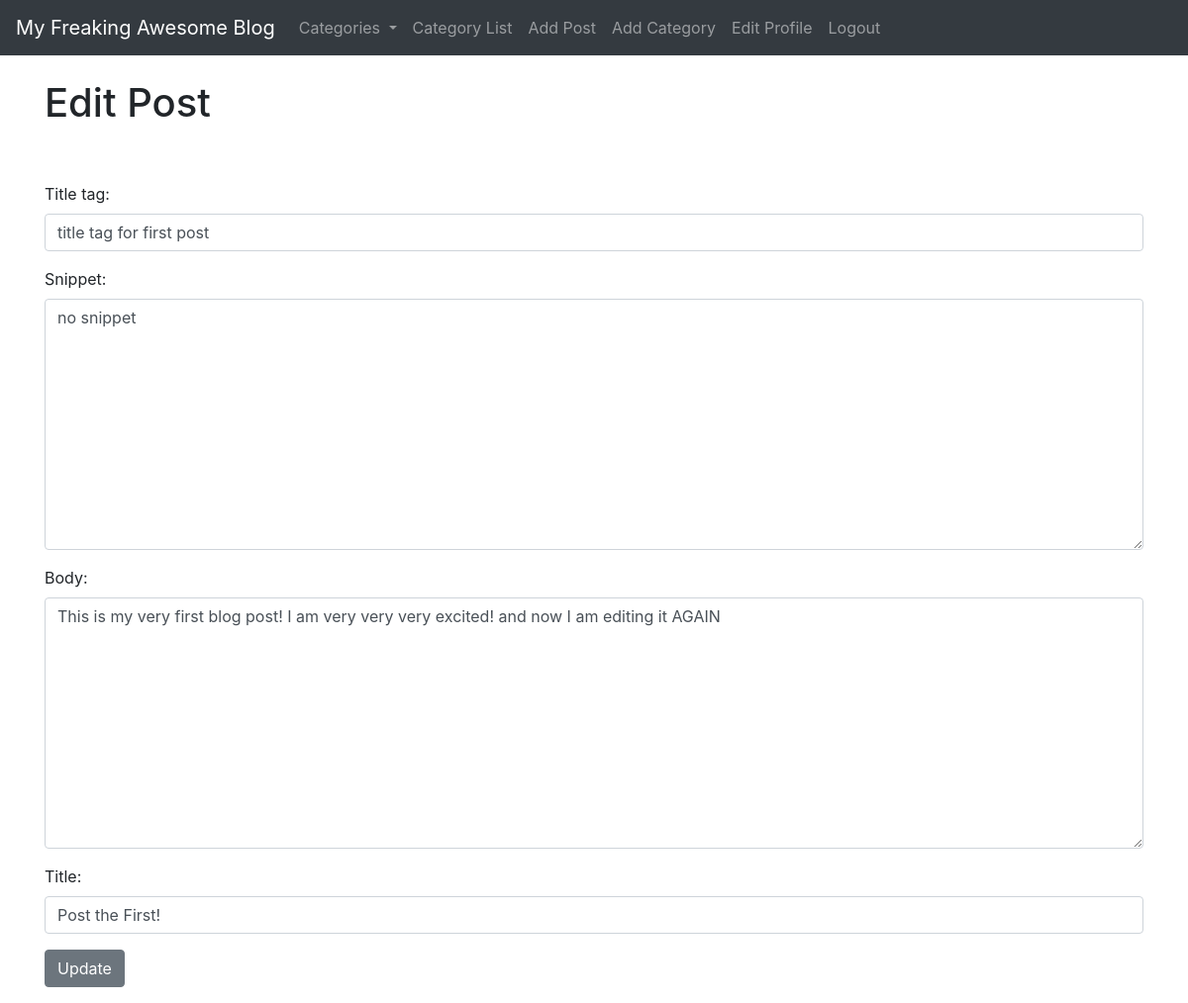
Screenshot of /article/edit/1 (signed in) with the database file from the repository.
### tutorialblog/models.py (models this page shows, shortened)
class Post(models.Model):
    title = models.CharField(max_length = 255)
    header_image = models.ImageField(null = True, blank = True, upload_to = "images/")
    title_tag = models.CharField(max_length = 255)#, default = "My Freaking Awesome Blog")
    author = models.ForeignKey(User, on_delete = models.CASCADE) # deletes blog post from a user that has been deleted
    category = models.CharField(max_length = 255, default = 'uncategorized')
    body = RichTextField(blank = True, null = True) # always migrate when you change models
    post_date = models.DateField(auto_now_add=True) # will happen automatically when new blog posts are created
    snippet = models.CharField(max_length = 255)
    likes = models.ManyToManyField(User, related_name = 'blog_post')

### tutorialblog/views.py (the view)
# urls.py: path('article/edit/<int:pk>', UpdatePostView.as_view(), name = "update-post"),
class UpdatePostView(UpdateView): # by passing in UpdatView we dont need to do the form_class thing that will happen automatically
    model = Post
    form_class = EditForm # note you cant have both a form class and a fields
    template_name = 'update_post.html'

### tutorialblog/forms.py
class EditForm(forms.ModelForm):
    class Meta:
        model = Post
        fields = { # not editing the author
            'title',
            'title_tag',
            'body',
            'snippet'
        }
        widgets = {
            'title': forms.TextInput(attrs={'class':'form-control', 'placeholder':'Enter a post title'}),
            'title_tag': forms.TextInput(attrs={'class':'form-control', 'placeholder':'Enter a post title tag'}),
            'body': forms.Textarea(attrs={'class':'form-control', 'placeholder':'What is on your mind today?'}), # this is a body, which is a text area
            'snippet': forms.Textarea(attrs={'class':'form-control', 'placeholder':'Preview '}), # this is a body, which is a text area
        }

### tutorialblog/templates/update_post.html (shortened to what this page needs)
{% extends 'base.html' %}
{% block content %}
{% if user.is_authenticated %}
    {% if user.id == post.author.id %}
        <h1>Edit Post</h1>
        <br><br>
        <div class = "form-group">
            <form method = "POST">
                {{form.as_p}}
                <button class = "btn btn-secondary"> Update </button>
            </form>
        </div>
    {% else %}
    <h1>Get out of here</h1>
    {% endif %}
{% endif %}
{% endblock %}

### rows the page displays
Post: title_tag "title tag for first post", snippet "no snippet", body "This is my very first blog post! I am very very very excited! and now I am editing it AGAIN", title "Post the First!"
